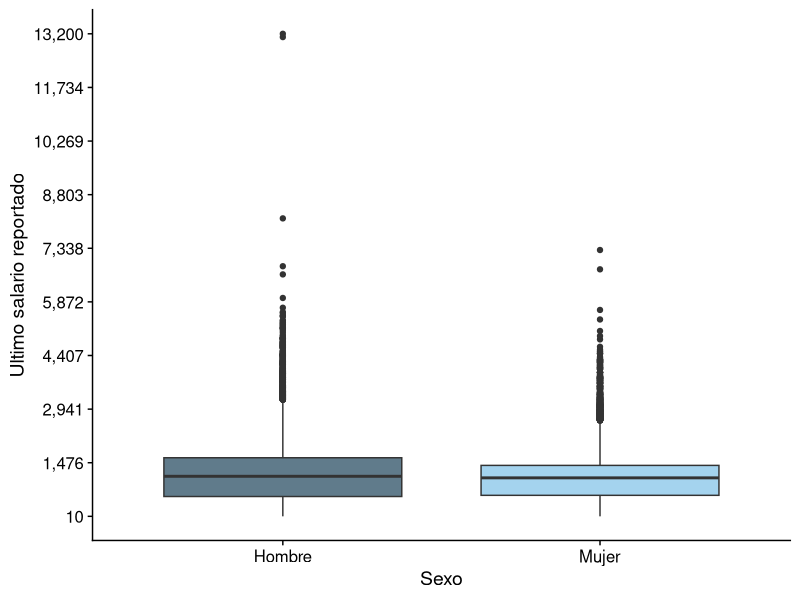

Here is the R script that generated this plot: (Note: this script raises an error after producing the figure.)
#---Paquetes--------------------------------------------------------

library(stringr) # para cambiar todas las commas a puntos en la columna Ultimo Salario
library(ggplot2) # para hacer graficos
library(cowplot) # facilita creación de gráficos

#---CSV y formatos--------------------------------------------------------

# Abrir y dar formato a la base de datos

base_salarios <- read.csv("BaseSalarios.csv",  sep = ";")

base_salarios$Fec.Nac <- as.Date(base_salarios$Fec.Nac, format = "%d/%m/%Y")

colnames(base_salarios)[5] ="Ultimo.Salario"

base_salarios <- subset(base_salarios, select = -X)

base_salarios$Ultimo.Salario <- as.numeric(str_replace_all(base_salarios$Ultimo.Salario, ",", "."))

options(scipen = 999) # para que R imprima los números normales

#----Parte I---------------------------------------------------

# Creamos dos bases de datos con la info de cuotas y ultimo salario para cada sexo
datos_hombres <- subset(base_salarios,Sexo == '1',select = c('Coutas','Ultimo.Salario'))
datos_mujeres <- subset(base_salarios,Sexo == '2',select = c('Coutas','Ultimo.Salario'))

nrow(datos_hombres) # 32723 hombres
nrow(datos_mujeres) # 73279 mujeres

# Obtenemos el valor maximo, minimo, media y varianza para cada una de las bases de datos para la columna cuotas y ultimo salario
analisis_hombres <- sapply(datos_hombres, function(x) c(max=max(x), min=min(x), mean = mean(x), var=var(x)))
analisis_mujeres <- sapply(datos_mujeres, function(x) c(max=max(x), min=min(x), mean = mean(x), var=var(x)))



# Realizamos un gráfico plotbox para el último salario reportado

grf_1 <- ggplot(base_salarios, aes(x=as.factor(Sexo), y=Ultimo.Salario)) + geom_boxplot(fill = c("lightskyblue4", "lightskyblue2"))  + cowplot::theme_cowplot() + scale_y_continuous(
    breaks = seq(min(base_salarios$Ultimo.Salario), max(base_salarios$Ultimo.Salario), length.out = 10), 
    labels = scales::comma_format(scale = 1e-3)) + labs(x= "Sexo", y="Ultimo salario reportado") +
    scale_x_discrete(labels = c("Hombre", "Mujer")) 

print(grf_1)


# Llevamos a cabo una prueba de hipotesis para ver si las medias del salario para hombres y mujeres son iguales

t.test(datos_hombres$Ultimo.Salario,datos_mujeres$Ultimo.Salario, alternative = "greater")



# EXTRA: eliminamos los dos salarios más altos de los hombres para hacer otro análisis

# base_datos_sin_salarios_altos <- base_salarios[-c(84807, 96368), ]

grf_2 <- ggplot(base_datos_sin_salarios_altos, aes(x=as.factor(Sexo), y=Ultimo.Salario)) + geom_boxplot(fill = c("lightskyblue4", "lightskyblue2"))  + cowplot::theme_cowplot() + scale_y_continuous(
  breaks = seq(min(base_datos_sin_salarios_altos$Ultimo.Salario), max(base_datos_sin_salarios_altos$Ultimo.Salario), length.out = 10), 
  labels = scales::comma_format(scale = 1e-3)) + labs(x= "Sexo", y="Ultimo salario reportado") +
  scale_x_discrete(labels = c("Hombre", "Mujer")) 

print(grf_2)                                                                                                                        



